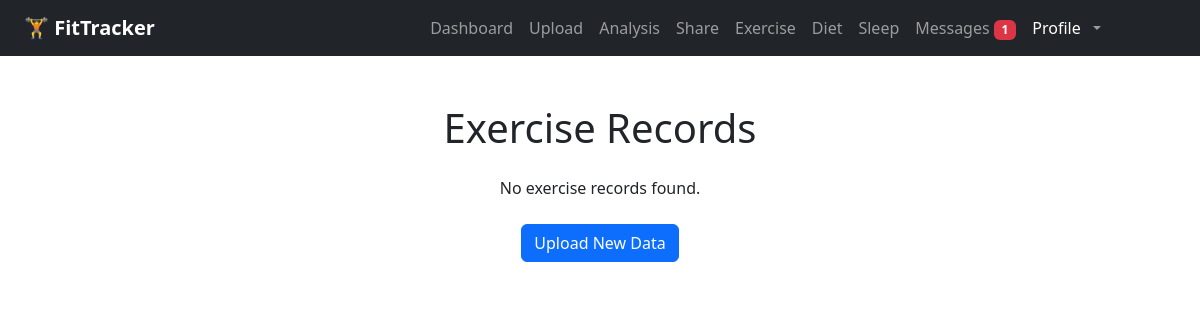
Page /records/exercise (signed in) on the earlier database version.
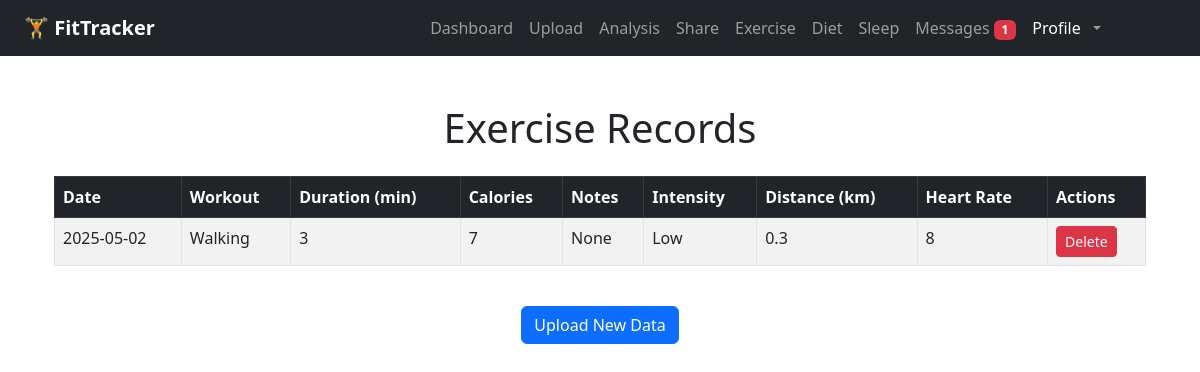
Same page on the later database version.
### app/models.py (models this page shows)
class ExerciseEntry(db.Model):
    id = db.Column(db.Integer, primary_key=True)
    user_id = db.Column(db.Integer, db.ForeignKey('user.id'))
    workout_type = db.Column(db.String(100))
    intensity = db.Column(db.String(50))
    duration = db.Column(db.Integer)
    distance = db.Column(db.Float)
    calories = db.Column(db.Integer)
    heart_rate = db.Column(db.Integer)
    date = db.Column(db.Date)
    notes = db.Column(db.Text)

### app/routes.py (the view)
@main.route("/records/exercise")
def exercise_records():
    if "user_id" not in session:
        return redirect(url_for("main.login"))
    records = ExerciseEntry.query.filter_by(user_id=session["user_id"]).order_by(ExerciseEntry.date.desc()).all()
    return render_template("exercise_records.html", records=records)

### app/__init__.py (called while the page is built)
def create_app(config_class=None):
    app = Flask(__name__)
    if config_class:
        app.config.from_object(config_class)
    else:
        app.config['SECRET_KEY'] = "super-secret-key"
        app.config['SQLALCHEMY_DATABASE_URI'] = 'sqlite:///tracker.db'
        app.config['SQLALCHEMY_TRACK_MODIFICATIONS'] = False
    db.init_app(app)
    migrate.init_app(app, db)  # Bind migrate after app is created
    print("current database config is：", app.config['SQLALCHEMY_DATABASE_URI'])
    from . import models
    @app.context_processor
    def inject_message_model():
        return dict(Message=models.Message)
    from .routes import main
    app.register_blueprint(main)
    return app

### app/templates/exercise_records.html (shortened to what this page needs)
{% extends "base.html" %}
{% block content %}
<div class="container mt-5">
    <h1 class="text-center mb-4">Exercise Records</h1>
    {% if records %}
        <div class="table-responsive">
            <table class="table table-striped table-bordered">
                <thead class="table-dark">
                    <tr>
                        <th>Date</th>
                        <th>Workout</th>
                        <th>Duration (min)</th>
                        <th>Calories</th>
                        <th>Notes</th>
                        <th>Intensity</th>
                        <th>Distance (km)</th>
                        <th>Heart Rate</th>
                        <th>Actions</th>
                    </tr>
                </thead>
                <tbody>
                    {% for entry in records %}
                    <tr>
                        <td>{{ entry.date }}</td>
                        <td>{{ entry.workout_type }}</td>
                        <td>{{ entry.duration }}</td>
                        <td>{{ entry.calories }}</td>
                        <td>{{ entry.notes }}</td>
                        <td>{{ entry.intensity }}</td>
                        <td>{{ entry.distance }}</td>
                        <td>{{ entry.heart_rate }}</td>
                        <td>
                            <form action="{{ url_for('main.delete_exercise', entry_id=entry.id) }}" method="POST" style="display:inline;">
                                <button type="submit" class="btn btn-danger btn-sm" onclick="return confirm('Are you sure you want to delete this record?');">Delete</button>
                            </form>
                        </td>
                    </tr>
                    {% endfor %}
                </tbody>
            </table>
        </div>
    {% else %}
        <p class="text-center">No exercise records found.</p>
    {% endif %}
    <div class="text-center mt-4">
        <a href="{{ url_for('main.upload') }}" class="btn btn-primary">Upload New Data</a>
    </div>
</div>
{% endblock %}

Differences in the rows shown:
added ExerciseEntry: date "2025-05-02", workout_type "Walking", duration "3", calories "7", notes "None", intensity "Low", distance "0.3", heart_rate "8"
Other differences:
text no longer shown: "No exercise records found."
text now shown: "Date Workout Duration (min) Calories Notes Intensity Distance (km) Heart Rate Actions"
